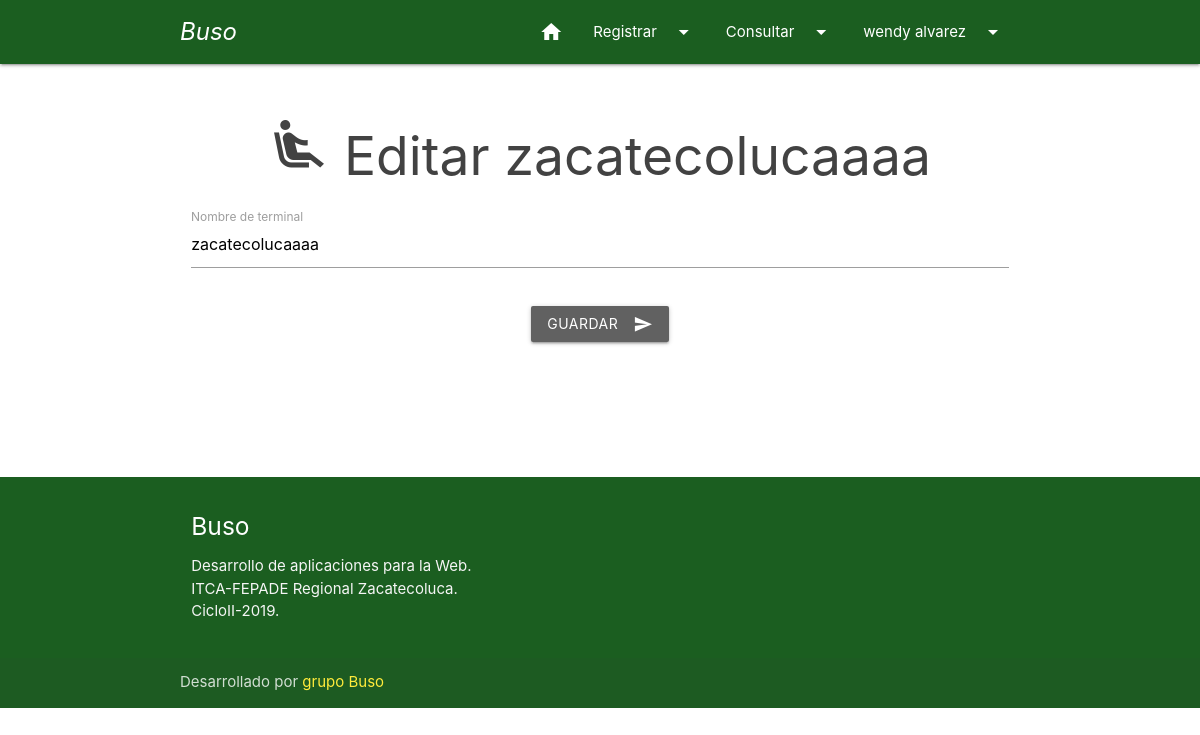
Screenshot of /web/WebTerminal/index.php?c=Terminal&a=Crud&id=1 (signed in) with the database file from the repository.
### tables this page shows
CREATE TABLE `terminal` (
  `idterminal` int(11) NOT NULL,
  `nombre_terminal` varchar(100) NOT NULL
);

### web/WebTerminal/controller/terminal.controller.php (called while the page is built, shortened)
<?php
require_once 'model/Terminal.php';
class TerminalController{
    private $model;
    public function __CONSTRUCT(){
        $this->model = new Terminal();
    }
    public function Crud(){
        $terminal = new Terminal();
        if(isset($_REQUEST['id'])){
            $terminal = $this->model->ObtenerTerminal($_REQUEST['id']);
        }
        require_once 'view/include/cabecera_usuario.php';
        require_once 'view/registrar_terminal.php';
        require_once 'view/include/pie.php';
    }
}

### web/WebTerminal/model/Conexion.php (called while the page is built)
<?php
	class Conexion
	{
	    public static function Conectar()
	    {
	        $pdo = new PDO('mysql:host=localhost;dbname=mybuso;charset=utf8', 'root', '');
	        $pdo->setAttribute(PDO::ATTR_ERRMODE, PDO::ERRMODE_EXCEPTION);
	        return $pdo;
	    }
	}
?>

### web/WebTerminal/model/Terminal.php (called while the page is built, shortened)
<?php
class Terminal
{
	private $pdo;
	public function __CONSTRUCT()
	{
		try
		{
			$this->pdo = Conexion::Conectar();
		}
        catch (Throwable $t)
        {
			die($t->getMessage());
        }
		catch(Exception $e)
		{
			die($e->getMessage());
		}
	}
	public function ObtenerTerminal($id)
	{
		try
		{
			$stm = $this->pdo
			          ->prepare("SELECT * FROM terminal WHERE idterminal = ?");
			$stm->execute(array($id));
			return $stm->fetch(PDO::FETCH_OBJ);
		}
        catch (Throwable $t)
        {
			die($t->getMessage());
        }
		catch(Exception $e)
		{
			die($e->getMessage());
		}
	}
}

### web/WebTerminal/view/registrar_terminal.php (the view, shortened to what this page needs)
<?php
  require_once 'model/Terminal.php';
 ?>
  <div class="container">
    <div class="section">
      <div class="row">
        <div class="col s12">
            <h2 class="center  grey-text text-darken-3"><i class="medium material-icons">airline_seat_recline_extra</i>
              <?php echo $terminal->idterminal != null ? 'Editar '.$terminal->nombre_terminal : 'Registrar Terminal'; ?>
            </h2>
            <div class="row">
              <form class="col s12" action="?c=Terminal&a=Guardar" method="post" enctype="multipart/form-data">
                <div class="row">
                  <div class="input-field col s12">
                    <input id="txtNombreterminal" type="text" class="validate" name="txtNombreterminal" value="<?php echo $terminal->nombre_terminal; ?>"  required>
                    <label for="txtNombreterminal">Nombre de terminal</label>
                  </div>
                  <div class="input-field col s12 center">
                  <button type="submit" class="waves-effect waves-light btn grey darken-2"><i class="material-icons right">send</i>Guardar</button>
                  </div>
                </div>
              </form>
            </div>
        </div>
      </div>
    </div>
    <br><br>
  </div>

### rows the page displays
terminal: nombre_terminal "zacatecolucaaaa", txtNombreterminal "zacatecolucaaaa"

### other values shown
$_SESSION["nombre"] "wendy"
$_SESSION["apellido"] "alvarez"
